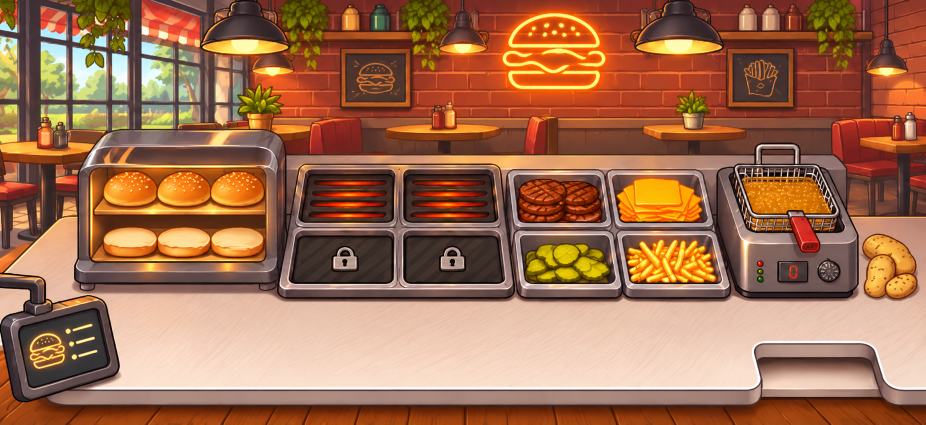
#> input picture burger-ustasi/docs/referans/mutfak-v3-eymen.png, 1852 x 849 px (shown at 1/2 size)
$ python hazirla.py
#> lines starting #> are read from the running program, lines starting #| are printed output that depends on the picture; after the words box and inside, x2 and y2 are one past the last pixel; in counts of white or black regions, pixels touching at a corner belong together
"""Burger Ustası, 3. mutfak (Eymen'in resmi): oyunun görsellerini resimden üretir.

    python3 tools/mutfak-v3/hazirla.py            (opencv-python-headless, numpy, Pillow)

Kaynak: docs/referans/mutfak-v3-eymen.png (1852x849). Resmin kendisi arka plandır; burada yalnız
  - kenarları uzatılmış arka plan (www/g/v3/mutfak.webp; resim değişmeden ortada, dört yanda pay),
  - resimde olmayan hâller resmin kendi piksellerinden yamanarak (boş küvetler, açılmış ızgaralar,
    boş gösterge, fritözde patates) ve
  - köfte, patates tutamı gibi parçalar resimden kırpılarak
üretilir. Hamburger katmanları, tahta, tepsi, patates kutusu ve çiğ köfte resimden değil, resmin biçeminde
vektörle çizilir: tools/burger/ (node tools/burger/uret.mjs). Bu betikten SONRA çalıştırılmalı. Koordinatlar resmin pikselleri (oyunda da sahne birimi bu).
"""
import json, os
import numpy as np, cv2
from PIL import Image, ImageDraw, ImageFilter

KOK = os.path.normpath(os.path.join(os.path.dirname(__file__), '..', '..'))
SRC = os.path.join(KOK, 'docs', 'referans', 'mutfak-v3-eymen.png')
OUT = os.path.join(KOK, 'www', 'g', 'v3')
os.makedirs(OUT, exist_ok=True)
IM = np.array(Image.open(SRC).convert('RGB'))
#> IM is the input picture: shape (849, 1852, 3); mean R, G, B 160.2, 110.2, 80.3
H, W = IM.shape[:2]
#> H = 849; W = 1852
MAN = {}   # yerleşim: parçanın sahnedeki dikdörtgeni (oyun.js okur: g/v3/yer.json)


def kaydet(ad, rgba, x, y, q=88):
    """rgba: HxWx4 uint8 dizisi; sahnede (x, y) sol üst köşesine oturur."""
    Image.fromarray(rgba, 'RGBA').save(os.path.join(OUT, ad + '.webp'), 'WEBP', quality=q, method=6)
    MAN[ad] = [int(x), int(y), int(rgba.shape[1]), int(rgba.shape[0])]


def maske_ss(cizim, w, h, k=4, yumusak=0.0):
    """Kenarı yumuşak maske: cizim(draw, k) k kat büyük tuvale çizer."""
    m = Image.new('L', (w * k, h * k), 0)
    cizim(ImageDraw.Draw(m), k)
    m = m.resize((w, h), Image.LANCZOS)
    if yumusak:
        m = m.filter(ImageFilter.GaussianBlur(yumusak))
    return np.array(m)


def kes(x0, y0, x1, y1, a=None):
    rgb = IM[y0:y1, x0:x1].copy()
    if a is None:
        a = np.full(rgb.shape[:2], 255, np.uint8)
    return np.dstack([rgb, a]).astype(np.uint8)


def doygunluk(rgb):
    hsv = cv2.cvtColor(rgb, cv2.COLOR_RGB2HSV)
    return hsv[..., 1].astype(float) / 255, hsv[..., 2].astype(float) / 255


# ---------------- boş küvet: yiyecek maskesi içi resmin kendi çeliğiyle doldurulur ----------------
def bos_kuvet(x0, y0, x1, y1, ic, ad):
    """ic: küvetin iç dikdörtgeni (resimde), yuvarlak köşeli. Yiyecek (doygun ya da çok koyu) maskelenir,
    cv2.inpaint ile kenardaki çelikten doldurulur, sonra iç gölge ve hafif ışık eklenir."""
    rgb = IM[y0:y1, x0:x1].copy()
    s, v = doygunluk(rgb)
    yemek = ((s > 0.42) & (v > 0.18)) | (v < 0.16)
    ix0, iy0, ix1, iy1 = [c - o for c, o in zip(ic, (x0, y0, x0, y0))]
    icm = np.zeros(yemek.shape, bool)
    icm[iy0:iy1, ix0:ix1] = True
    yemek &= icm
    yemek = cv2.dilate(yemek.astype(np.uint8) * 255, np.ones((7, 7), np.uint8))
    yemek &= icm.astype(np.uint8) * 255
    dol = cv2.inpaint(cv2.cvtColor(rgb, cv2.COLOR_RGB2BGR), yemek, 9, cv2.INPAINT_TELEA)
    dol = cv2.cvtColor(dol, cv2.COLOR_BGR2RGB).astype(float)
    # pürüzsüzleştir: inpaint lekeleri kalmasın (yalnız iç alan)
    bl = cv2.GaussianBlur(dol, (0, 0), 7)
    w = cv2.GaussianBlur(icm.astype(float), (0, 0), 4)[..., None]
    w2 = cv2.GaussianBlur((yemek > 0).astype(float), (0, 0), 5)[..., None]
    dol = dol * (1 - w2) + bl * w2
    # iç gölge: dip (alt) ve kenarlar biraz koyu, arka duvar (üst) biraz açık
    hh, ww = dol.shape[:2]
    yy = (np.arange(hh)[:, None] - iy0) / max(1, iy1 - iy0)
    golge = np.clip(1 - np.abs(yy - 0.55) * 0.0, 0, 1)
    kenar = cv2.GaussianBlur((~icm).astype(float), (0, 0), 6)
    dol = dol * (1 - 0.35 * kenar[..., None] * icm[..., None])
    dol = dol * (0.92 + 0.1 * np.clip(1 - yy, 0, 1))[..., None]
    out = rgb.astype(float) * (1 - w) + dol * w
    a = np.clip(w[..., 0] * 255 * 1.0, 0, 255)
    rgba = np.dstack([np.clip(out, 0, 255), a]).astype(np.uint8)
    kaydet(ad, rgba, x0, y0)
    return rgba


def elips_maske(w, h, elipsler, yumusak=0.6):
    def ciz(d, k):
        for (cx, cy, rx, ry) in elipsler:
            d.ellipse([(cx - rx) * k, (cy - ry) * k, (cx + rx) * k, (cy + ry) * k], fill=255)
    return maske_ss(ciz, w, h, yumusak=yumusak)


def kofte():
    # sol yığının en üstteki köftesi: üst yüz + kenar bandı (resimde 1037-1133 x, 357-410 y)
    x0, y0, x1, y1 = 1034, 354, 1136, 412
    el = [(1085 - x0, 380 - y0 + d, 48, 23) for d in range(0, 9)]
    a = elips_maske(x1 - x0, y1 - y0, el)
    pis = kes(x0, y0, x1, y1, a)
    kaydet('kofte', pis, x0, y0)
    # çiğ köfte: aynı biçim, pembe-kırmızı, ızgara izleri silik
    rgb = pis[..., :3].astype(np.uint8)
    yum = cv2.bilateralFilter(cv2.bilateralFilter(rgb, 9, 70, 9), 9, 70, 9)
    hsv = cv2.cvtColor(yum, cv2.COLOR_RGB2HSV).astype(float)
    hsv[..., 0] = (hsv[..., 0] * 0.15 + 176) % 180      # kırmızımsı pembe
    hsv[..., 1] = np.clip(hsv[..., 1] * 0.45 + 50, 0, 255)
    hsv[..., 2] = np.clip(hsv[..., 2] * 1.1 + 40, 0, 255)
    cig = cv2.cvtColor(hsv.astype(np.uint8), cv2.COLOR_HSV2RGB).astype(float)
    # koyu çizgi (kontur) korunur
    _, v = doygunluk(rgb)
    kont = (v < 0.22)[..., None]
    cig = np.where(kont, rgb * 0.9 + np.array([40, 0, 10]) * 0.1, cig)
    # çiğ köfte artık tools/burger/nesne.mjs'te çizilir (ızgara izi olmadan); bu ara sonuç kaydedilmez
    return pis


def kofte_kuveti(pis):
    # 0–5 köfte: boş küvete iki yığın (sağ yığın arkada); 6 = resmin kendisi
    bos = np.array(Image.open(os.path.join(OUT, 'kuvet-kofte-bos.webp')).convert('RGBA'))
    bx, by = MAN['kuvet-kofte-bos'][:2]
    yerler = [(1083, 427, 'L'), (1162, 429, 'R'), (1083, 405, 'L'), (1162, 407, 'R'), (1085, 383, 'L'), (1162, 385, 'R')]
    sp = Image.fromarray(pis, 'RGBA')
    for n in range(0, 6):
        tv = Image.fromarray(bos.copy(), 'RGBA')
        sec = yerler[:n]
        # önce sağ yığın (arkada), alttan üste; sonra sol yığın
        for taraf in ('R', 'L'):
            for (cx, cy, t) in sorted([y for y in sec if y[2] == taraf], key=lambda y: -y[1]):
                golge = Image.new('RGBA', sp.size, (0, 0, 0, 0))
                ga = np.array(sp)[..., 3]
                g = np.zeros((sp.size[1], sp.size[0], 4), np.uint8); g[..., 3] = (ga * 0.35).astype(np.uint8)
                golge = Image.fromarray(g, 'RGBA').filter(ImageFilter.GaussianBlur(3))
                px, py = cx - 51 - bx, cy - 26 - by
                tv.alpha_composite(golge, (px + 2, py + 4))
                tv.alpha_composite(sp, (px, py))
        arr = np.array(tv)
        kaydet('kuvet-kofte-%d' % n, arr, bx, by)


def patates_kuveti():
    # 0–3 porsiyon; 4 = resmin kendisi. Yığın önden-alttan küçülür (resmin kendi patatesleri)
    bos = np.array(Image.open(os.path.join(OUT, 'kuvet-patates-bos.webp')).convert('RGBA')).astype(float)
    bx, by, bw, bh = MAN['kuvet-patates-bos']
    org = IM[by:by + bh, bx:bx + bw].astype(float)
    s, v = doygunluk(IM[by:by + bh, bx:bx + bw])
    yemek = np.clip((s - 0.38) * 6, 0, 1) * np.clip((v - 0.3) * 5, 0, 1)
    for n in range(0, 4):
        if n == 0:
            kaydet('kuvet-patates-0', bos.astype(np.uint8), bx, by); continue
        f = n / 4
        cx, cy = 1338 - bx, 566 - by
        rx, ry = 40 + 62 * f, 28 + 70 * f
        m = elips_maske(bw, bh, [(cx, cy, rx, ry)], yumusak=5) / 255.0
        a = (yemek * m)[..., None]
        out = bos[..., :3] * (1 - a) + org * a
        kaydet('kuvet-patates-%d' % n, np.dstack([out, bos[..., 3]]).astype(np.uint8), bx, by)


def izgara_ac():
    # kilitli ızgara gözleri açılınca: üstteki açık ızgaranın içi, alttaki gözün iç alanına
    ust = IM[338:446, 603:792]
    for ad, (x0, y0, x1, y1) in (('izgara-3', (583, 466, 791, 571)), ('izgara-4', (801, 466, 1009, 571))):
        rgb = IM[y0:y1, x0:x1].copy()
        _, v = doygunluk(rgb)
        hsv = cv2.cvtColor(rgb, cv2.COLOR_RGB2HSV)
        koyu = (hsv[..., 2] < 95).astype(np.uint8)
        # kilidin kendisi de (açık gri) iç alanda: iç alan = koyu bölgenin dolu kabuğu
        cnts, _ = cv2.findContours(koyu, cv2.RETR_EXTERNAL, cv2.CHAIN_APPROX_SIMPLE)
        c = max(cnts, key=cv2.contourArea)
        ic = np.zeros_like(koyu); cv2.drawContours(ic, [c], -1, 1, -1)
        bx, by, bw, bh = cv2.boundingRect(c)
        yeni = cv2.resize(ust, (bw + 8, bh + 8), interpolation=cv2.INTER_LANCZOS4)[4:4 + bh, 4:4 + bw]
        out = rgb.copy(); out[by:by + bh, bx:bx + bw] = yeni
        a = cv2.GaussianBlur(cv2.erode(ic * 255, np.ones((3, 3), np.uint8)).astype(float), (0, 0), 1.0)
        kaydet(ad, np.dstack([out, a]).astype(np.uint8), x0, y0)


def gosterge_bos():
    # fritöz göstergesi: "0" silinir (ekran rengiyle), rakamlar oyunda çizilir
    x0, y0, x1, y1 = 1557, 522, 1614, 563
    rgb = IM[y0:y1, x0:x1].copy()
    s, v = doygunluk(rgb)
    hsv = cv2.cvtColor(rgb, cv2.COLOR_RGB2HSV)
    kirmizi = ((hsv[..., 1] > 90) & ((hsv[..., 0] < 12) | (hsv[..., 0] > 165))).astype(np.uint8) * 255
    kirmizi = cv2.dilate(kirmizi, np.ones((5, 5), np.uint8))
    dol = cv2.inpaint(cv2.cvtColor(rgb, cv2.COLOR_RGB2BGR), kirmizi, 5, cv2.INPAINT_TELEA)
    dol = cv2.cvtColor(dol, cv2.COLOR_BGR2RGB)
    kaydet('gosterge-bos', np.dstack([dol, np.full(dol.shape[:2], 255, np.uint8)]), x0, y0)


def tablet_bos():
    # sipariş ekranı: yazı satırları silinir (burger simgesi kalır), oyunda sipariş yazılır
    x0, y0, x1, y1 = 34, 615, 226, 782
    rgb = IM[y0:y1, x0:x1].copy()
    hsv = cv2.cvtColor(rgb, cv2.COLOR_RGB2HSV)
    neon = ((hsv[..., 1] > 80) & (hsv[..., 2] > 120) & (hsv[..., 0] < 40)).astype(np.uint8) * 255
    kut = np.zeros_like(neon); kut[638 - y0:726 - y0, 131 - x0:204 - x0] = 1   # yalnız yazı satırları (burger simgesi kalır)
    neon = neon * kut
    neon = cv2.dilate(neon, np.ones((7, 7), np.uint8)) * kut
    dol = cv2.inpaint(cv2.cvtColor(rgb, cv2.COLOR_RGB2BGR), neon, 7, cv2.INPAINT_TELEA)
    dol = cv2.cvtColor(dol, cv2.COLOR_BGR2RGB)
    a = cv2.GaussianBlur(neon.astype(float), (0, 0), 1.5)
    a = np.clip(a * 2, 0, 255)
    kaydet('tablet-bos', np.dstack([dol, a]).astype(np.uint8), x0, y0)


def patates_tutam():
    # patates haznesindeki çubuklardan bir tutam (porsiyon kutusunun üstü, fritöz sepeti)
    x0, y0, x1, y1 = 1243, 476, 1434, 572
    rgb = IM[y0:y1, x0:x1]
    s, v = doygunluk(rgb)
    a = np.clip((s - 0.38) * 6, 0, 1) * np.clip((v - 0.3) * 5, 0, 1)
    a = cv2.GaussianBlur(a, (0, 0), 0.6)
    a = a * (elips_maske(x1 - x0, y1 - y0, [(95, 50, 84, 42)], yumusak=4) / 255.0)
    kaydet('patates-tutam', np.dstack([rgb, a * 255]).astype(np.uint8), x0, y0)
    return rgb, a


def fritoz_patates(rgb, a):
    # fritözde kızaran patates: sepetin yağ yüzeyine (resimde 1483-1653 x, 357-421 y) çubuklar biraz batmış
    x0, y0, x1, y1 = 1478, 350, 1660, 428
    yag = IM[y0:y1, x0:x1].astype(float)
    tut = cv2.resize(np.dstack([rgb, a * 255]).astype(np.float32), (x1 - x0, int((x1 - x0) * rgb.shape[0] / rgb.shape[1] * 0.72)))
    th = tut.shape[0]
    tv = np.zeros((y1 - y0, x1 - x0, 4), np.float32); oy = (y1 - y0 - th) // 2 + 2
    tv[max(0, oy):oy + th] = tut[max(0, -oy):(y1 - y0) - oy]
    # yalnız yağ yüzeyinin içi (dörtgen)
    def ciz(d, k):
        d.polygon([((1486 - x0) * k, (359 - y0) * k), ((1650 - x0) * k, (359 - y0) * k), ((1662 - x0) * k, (421 - y0) * k), ((1491 - x0) * k, (421 - y0) * k)], fill=255)
    m = maske_ss(ciz, x1 - x0, y1 - y0, yumusak=1.5) / 255.0
    al = tv[..., 3] / 255.0 * m
    for ad, renk, kuvvet, yagda in (('fritoz-pisiyor', (1.0, 0.86, 0.55), 0.55, 0.55), ('fritoz-hazir', (1.08, 0.82, 0.42), 1.0, 0.15)):
        c = tv[..., :3] * np.array(renk)
        # yağın içinde: çubuklar yağın rengine karışır (batmış)
        out = yag * (1 - al[..., None] * (1 - yagda)) + c * al[..., None] * (1 - yagda)
        out = np.clip(out, 0, 255)
        kaydet(ad, np.dstack([out, m * 255]).astype(np.uint8), x0, y0)


def arka_plan(ML=240, MR=240, MT=380, MB=230):
    # resmin kendisi ortada, değişmeden. Kenarlar: resmin son satır/sütunları uzatılır, giderek bulanıklaşır ve
    # kararır (ekran resimden genişse ya da uzunsa görünür; telefonda çoğu çentik payında kalır).
    img = IM.astype(np.float32)
    big = cv2.copyMakeBorder(img, MT, MB, ML, MR, cv2.BORDER_REPLICATE)
    # zemin: resmin en altındaki tahta bandı (son 40 satır) aynalanarak aşağı tekrarlanır
    bant = 40
    for i in range(MB):
        j = i % (2 * bant)
        src = H - 1 - (j if j < bant else 2 * bant - 1 - j)
        big[MT + H + i] = big[MT + src]
    HH, WW = big.shape[:2]
    yy, xx = np.mgrid[0:HH, 0:WW].astype(np.float32)
    dx = np.maximum(ML - xx, xx - (ML + W - 1)).clip(0)
    dy_t = (MT - yy).clip(0); dy_b = (yy - (MT + H - 1)).clip(0)
    uz = np.maximum(dx, np.maximum(dy_t, dy_b))
    bl1 = cv2.GaussianBlur(big, (0, 0), 6); bl2 = cv2.GaussianBlur(big, (0, 0), 22)
    t = np.clip(uz / 60, 0, 1)[..., None]; t2 = np.clip((uz - 60) / 160, 0, 1)[..., None]
    out = big * (1 - t) + bl1 * t; out = out * (1 - t2) + bl2 * t2
    # kararma: tavan koyu sıcak kahve, yanlar ve zemin daha az
    tavan = np.array([30, 16, 12], np.float32)
    k_t = np.clip(dy_t / 90, 0, 1) ** 0.6 * 0.93
    k_y = np.clip(dx / 240, 0, 1) * 0.55
    k_b = np.clip(dy_b / 230, 0, 1) * 0.6
    k = np.maximum(k_t, np.maximum(k_y, k_b))[..., None]
    out = out * (1 - k) + tavan * k
    out[MT:MT + H, ML:ML + W] = img   # resim birebir
    Image.fromarray(np.clip(out, 0, 255).astype(np.uint8)).save(os.path.join(OUT, 'mutfak.webp'), 'WEBP', quality=92, method=6)
    MAN['mutfak'] = [-ML, -MT, WW, HH]


def menu_arka():
    # ana menü ve dükkân arka planı: resmin kendisi, bulanık, sıcak karartılmış, kenarları daha koyu (yazı ve düğmeler okunsun)
    img = cv2.resize(IM, (1200, int(1200 * H / W)), interpolation=cv2.INTER_AREA).astype(np.float32)
    img = cv2.GaussianBlur(img, (0, 0), 5)
    hh, ww = img.shape[:2]
    yy, xx = np.mgrid[0:hh, 0:ww].astype(np.float32)
    d = np.sqrt(((xx - ww * 0.4) / ww) ** 2 + ((yy - hh * 0.55) / hh) ** 2)
    k = (0.62 - np.clip(d - 0.2, 0, 1) * 0.55)[..., None]
    sicak = np.array([60, 26, 10], np.float32)
    out = img * k + sicak * (1 - k) * 0.6
    Image.fromarray(np.clip(out, 0, 255).astype(np.uint8)).save(os.path.join(OUT, 'menu-arka.webp'), 'WEBP', quality=80, method=6)


if __name__ == '__main__':
    bos_kuvet(1024, 340, 1212, 452, (1031, 346, 1206, 446), 'kuvet-kofte-bos')
#> in doygunluk, `hsv = cv2.cvtColor(rgb, cv2.COLOR_RGB2HSV)`: hsv: shape (112, 188, 3); mean H, S, V 10.8, 181.1, 138.3
#> in bos_kuvet, `yemek = ((s > 0.42) & (v > 0.18)) | (v < 0.16)`: yemek: shape (112, 188) bool; 71.1% white; 80 black regions (79 under 20 px), largest, box (x1, y1, x2, y2) and area: (0, 0, 188, 112) 5929
#> in bos_kuvet, `yemek &= icm`: yemek: shape (112, 188) bool; 69.4% white; 80 black regions (79 under 20 px), largest, box (x1, y1, x2, y2) and area: (0, 0, 188, 112) 6300
#> in bos_kuvet, `yemek = cv2.dilate(yemek.astype(np.uint8) * 255, np.ones((7, 7), np.ui..`: yemek: shape (112, 188); 79.3% white; 1 black region, box (x1, y1, x2, y2) and area: (0, 0, 188, 112) 4350
#> in bos_kuvet, `yemek &= icm.astype(np.uint8) * 255`:
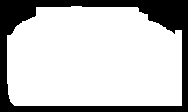
#> yemek: shape (112, 188); 76.3% white; 1 black region, box (x1, y1, x2, y2) and area: (0, 0, 188, 112) 5000
    bos_kuvet(1236, 464, 1442, 578, (1243, 470, 1434, 572), 'kuvet-patates-bos')
#> call 2 of bos_kuvet, with x0 = 1236, y0 = 464, x1 = 1442, y1 = 578, ic = (1243, 470, 1434, 572), ad = 'kuvet-patates-bos'
#> in doygunluk (call 2), `hsv = cv2.cvtColor(rgb, cv2.COLOR_RGB2HSV)`: hsv: shape (114, 206, 3); mean H, S, V 20.8, 162.4, 197.2
#> in bos_kuvet (call 2), `s, v = doygunluk(rgb)`:
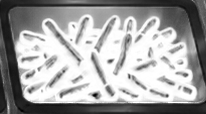
#> s: shape (114, 206) float64; min 0, max 1, mean 0.637
#> in bos_kuvet (call 2), `s, v = doygunluk(rgb)`:
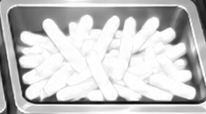
#> v: shape (114, 206) float64; min 0.0235, max 1, mean 0.773
#> in bos_kuvet (call 2), `yemek = ((s > 0.42) & (v > 0.18)) | (v < 0.16)`: yemek: shape (114, 206) bool; 69.4% white; 46 black regions (44 under 20 px), largest, box (x1, y1, x2, y2) and area: (0, 0, 206, 114) 6966, (92, 93, 98, 98) 22
#> in bos_kuvet (call 2), `ix0, iy0, ix1, iy1 = [c - o for c, o in zip(ic, (x0, y0, x0, y0))]`: ix0 = 7; iy0 = 6; ix1 = 198; iy1 = 108
#> in bos_kuvet (call 2), `yemek &= icm`: yemek: shape (114, 206) bool; 67.5% white; 44 black regions (42 under 20 px), largest, box (x1, y1, x2, y2) and area: (0, 0, 206, 114) 7417, (92, 93, 98, 98) 22
#> in bos_kuvet (call 2), `yemek = cv2.dilate(yemek.astype(np.uint8) * 255, np.ones((7, 7), np.ui..`: yemek: shape (114, 206); 77.7% white; 1 black region, box (x1, y1, x2, y2) and area: (0, 0, 206, 114) 5227
#> in bos_kuvet (call 2), `yemek &= icm.astype(np.uint8) * 255`:
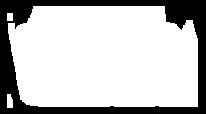
#> yemek: shape (114, 206); 75.6% white; 1 black region, box (x1, y1, x2, y2) and area: (0, 0, 206, 114) 5738
#> in bos_kuvet (call 2), `dol = dol * (1 - w2) + bl * w2`:
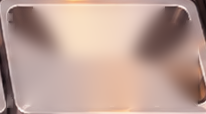
#> dol: shape (114, 206, 3) float64; mean R, G, B 189.6, 161.1, 150.3
#> in bos_kuvet (call 2), `yy = (np.arange(hh)[:, None] - iy0) / max(1, iy1 - iy0)`: yy = 114 values from -0.0588 to 1.05
#> in bos_kuvet (call 2), `golge = np.clip(1 - np.abs(yy - 0.55) * 0.0, 0, 1)`: golge = 114 values from 1 to 1
#> in bos_kuvet (call 2), `rgba = np.dstack([np.clip(out, 0, 255), a]).astype(np.uint8)`:
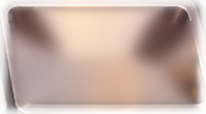
#> rgba: shape (114, 206, 4); mean R, G, B, A 180.4, 152.8, 142.3, 211.6; transparent parts drawn white
    p = kofte()
#> in kofte, `x0, y0, x1, y1 = 1034, 354, 1136, 412`: x0 = 1034; y0 = 354; x1 = 1136; y1 = 412
#> in kofte, `el = [(1085 - x0, 380 - y0 + d, 48, 23) for d in range(0, 9)]`: el = [(51, 26, 48, 23), (51, 27, 48, 23), (51, 28, 48, 23), (51, 29, 48, 23), (51, 30, 48, 23), (51, 31, 48, 23), (51, 32, 48, 23), (51, 33, 48, 23), (51, 34, 48, 23)]
#> in maske_ss, `m = Image.new('L', (w * k, h * k), 0)`: m: PIL image 408x232 L; every value is 0
#> in maske_ss, `cizim(ImageDraw.Draw(m), k)`: m: PIL image 408x232 L; 72.1% white; 1 black region, box (x1, y1, x2, y2) and area: (0, 0, 408, 232) 26415
#> in kofte, `cig = cv2.cvtColor(hsv.astype(np.uint8), cv2.COLOR_HSV2RGB).astype(flo..`:
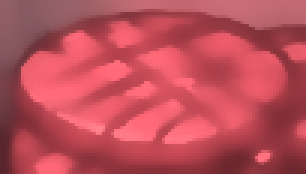
#> cig: shape (58, 102, 3) float64 (shown 3 times larger); mean of channels 0, 1, 2 187.7, 77.5, 88.7; drawn as R, G, B
#> in doygunluk (call 3), `hsv = cv2.cvtColor(rgb, cv2.COLOR_RGB2HSV)`: hsv: shape (58, 102, 3); mean H, S, V 8.3, 220, 135.8
    kofte_kuveti(p)
#> in kofte_kuveti, `bx, by = MAN['kuvet-kofte-bos'][:2]`: bx = 1024; by = 340
    patates_kuveti()
#> in patates_kuveti, `bx, by, bw, bh = MAN['kuvet-patates-bos']`: bx = 1236; by = 464; bw = 206; bh = 114
    izgara_ac()
#> the loop in izgara_ac, `for ad, (x0, y0, x1, y1) in (('izgara-3', (583, 466, 791, 571)), ('izg..` made 2 passes
#> (bx, by, bw, bh) on passes 1 to 2: (0, 0, 206, 102), (6, 0, 202, 102)
    gosterge_bos()
    tablet_bos()
    # eski burger katmanları (ekmek-ust/alt, peynir, tursu) artık kullanılmaz: tools/burger
    r, a = patates_tutam()
    fritoz_patates(r, a)
    # porsiyon (patates kutusu) artık tools/burger/nesne.mjs'te çizilir
    arka_plan()
#> in arka_plan, `tavan = np.array([30, 16, 12], np.float32)`: tavan = [30, 16, 12]
    menu_arka()
#> in menu_arka, `sicak = np.array([60, 26, 10], np.float32)`: sicak = [60, 26, 10]
    # ara dosyalar (boş küvet; patates tutamı porsiyon kutusunda kullanıldı ama oyunda da uçuyor) oyuna girmez
    for ad in ('kuvet-kofte-bos', 'kuvet-patates-bos'):
        os.remove(os.path.join(OUT, ad + '.webp')); MAN.pop(ad, None)
#> after the loop, MAN = 19 items
    # yerleşim (oyun.js içindeki P sabitiyle aynı olmalı)
    json.dump(MAN, open(os.path.join(os.path.dirname(__file__), 'yer.json'), 'w'), indent=0)
    print(json.dumps(MAN))
#> (printed output is left out)
